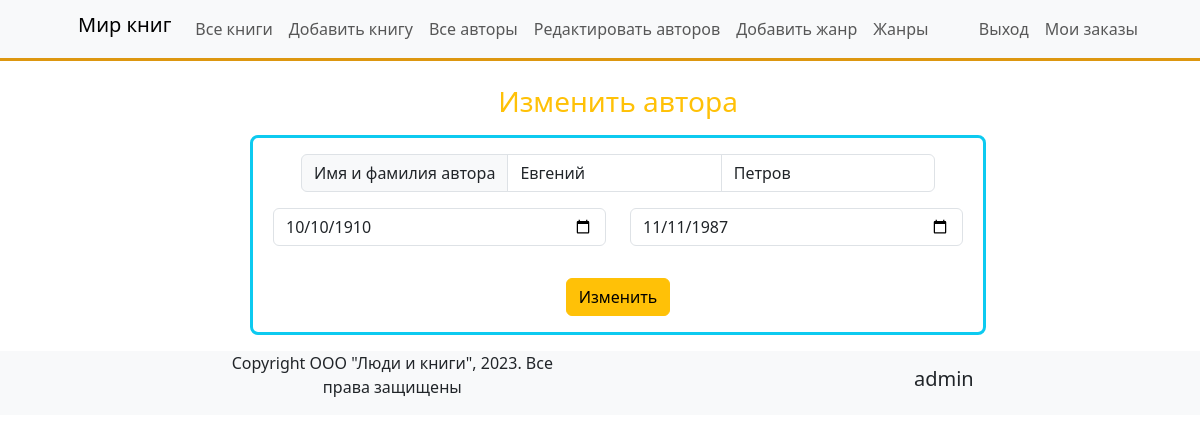
/edit_author/5/ (signed in), run on the app's committed database.
### catalog/models.py (models this page shows, shortened)
class Author(models.Model):
    first_name = models.CharField(max_length=100, help_text='Введите имя автора',
                                  verbose_name='Имя автора')
    last_name = models.CharField(max_length=100, help_text='Введите фамилию автора',
                                 verbose_name='Фамилия автора')
    date_of_birth = models.DateField(help_text='Введите дату рождения', verbose_name='Дата рождения',
                                     null=True, blank=True)
    date_of_death = models.DateField(help_text='Введите дату смерти', verbose_name='Дата смерти',
                                     null=True, blank=True)
    class Meta:
        verbose_name = 'Автор'
        verbose_name_plural = 'Авторы'
        ordering = ['-id']

### catalog/views.py (the view)
# urls.py: path('edit_author/<int:pk>/', views.edit_author, name='edit'),
@login_required
def edit_author(request, pk):
    author = Author.objects.get(pk=pk)
    if request.method == 'POST':
        author.first_name = request.POST.get('first_name')
        author.last_name = request.POST.get('last_name')
        author.date_of_birth = request.POST.get('date_of_birth')
        author.date_of_death = request.POST.get('date_of_death')
        if author.date_of_death == '':
            author.date_of_death = None
        if author.date_of_birth > author.date_of_death:
            return redirect('catalog:edit', pk=author.pk)
        else:
            author.save()
            return redirect('catalog:authors-add')
    else:
        return render(request, template_name='catalog/edit_author.html', context={'author': author})

### catalog/templates/catalog/edit_author.html (shortened to what this page needs)
{% extends 'base.html' %}
{% block content %}
    <div class="container mx-5">
        <div class="row justify-content-center">
            <div class="col-8">
                <h3 class="text-center text-warning mt-4">Изменить автора</h3>
                <form action="{% url 'catalog:edit' author.pk %}" method="post"
                      class="border border-3 rounded-3 border-info my-3">
                    <div class="input-group my-3 px-1 px-lg-5">
                        <span class="input-group-text">Имя и фамилия автора</span>
                        <input type="text" name="first_name" value="{{ author.first_name }}" aria-label="Имя"
                               class="form-control" required>
                        <input type="text" name="last_name" value="{{ author.last_name }}" aria-label="Фамилия"
                               class="form-control" required>
                    </div>
                    <div class="row my-3 mx-2">
                        <div class="col-lg py-3 py-sm-3 py-md-3 py-lg-0">
                            <input type="date" name="date_of_birth" value="{{ author.date_of_birth|date:'Y-m-d' }}"
                                   class="form-control" required>
                        </div>
                        <div class="col-lg py-3 py-sm-3 py-md-3 py-lg-0">
                            <input type="date" name="date_of_death" value="{{ author.date_of_death|date:'Y-m-d' }}"
                                   class="form-control">
                        </div>
                    </div>
                    <div class="row justify-content-center py-3">
                        <div class="col text-center">
                            <button type="submit" class="btn btn-warning ">Изменить
                            </button>
                        </div>
                    </div>
                </form>
            </div>
        </div>
    </div>
{% endblock %}

### templates/include/footer.html
{% block footer %}
    <footer class="container-fluid bg-light">
        <div class="container px-5">
            <div class="row justify-content-evenly">
                <div class="col-4 text-center align-items-center">
                    {% block copyright %}
                        <p>Copyright ООО "Люди и книги", 2023. Все права защищены</p>
                    {% endblock %}
                </div>
                <div class="col-3 align-self-center text-end">
                    {% block now_user %}
                        {% if user.is_authenticated %}
                            <p class="h5">{{ user.username }}</p>
                        {% else %}
                            <p class="h5">Не авторизованы</p>
                        {% endif %}
                    {% endblock %}
                </div>
            </div>
        </div>
    </footer>
{% endblock %}
</body>
</html>

### data on the page
Author: first_name "Евгений", last_name "Петров", date_of_birth "10/10/1910", date_of_death "11/11/1987"

### other printed values
{{ user.username }} "admin"
